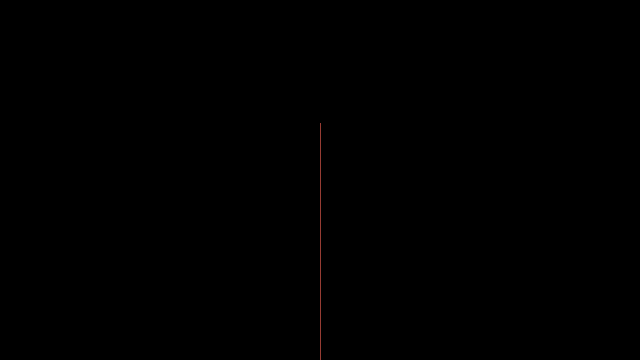
Frame 1 (no input)
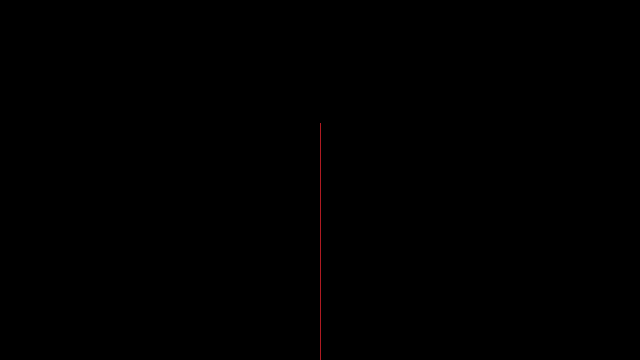
Frame 60 (the mouse pressed at the canvas centre just before this capture)
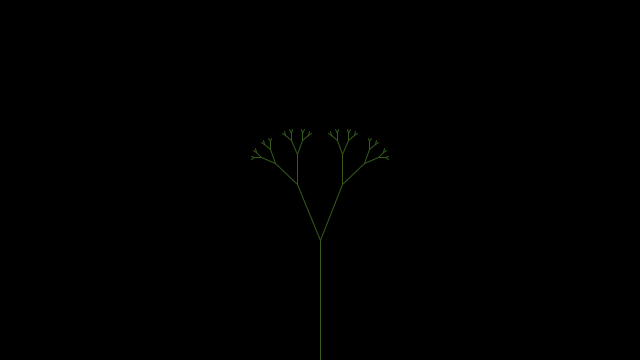
Frame 120 (the mouse held since frame 60 and released just before this capture)

The Processing sketch that drew these frames (run headless with seeded random() and noise(); from frame 60 on, the mouse is pressed at the canvas centre):

// Processing sketch: processing_57694
// ── processing_57694.pde

// SIMONE ROTH - PS3_3 REMIX //
// ORIGINAL TAKEN FROM: http://processing.org/learning/topics/tree.html //

float theta;   

void setup() {
  size(640, 360);
  smooth();
}

void draw() {
  background(0);
  // changed frameRate from 30 --> 15. 
  frameRate(15);
  // changed stroke from white to random colors 
  stroke(random(233), random(232), random (54));
 
  // Changed angle at which tree turns into puzzle pieces from 90 to 80.
  
  // Changes mouse position from X movement to Y movement. Now, 
  // we have to move our mouse up/down. 
  
  float a = (mouseY / (float) width) * 80f;

  theta = radians(a);

  translate(width/2,height);

  line(0,0,0,-120);

  translate(0,-120);

  branch(120);
}

void branch(float h) {
  // Each branch will 50% less. Changed this from .66 to .50
  h *= 0.50;
  

  if (h > 2) {
    pushMatrix();    
    rotate(theta);  
    line(0, 0, 0, -h);  
    translate(0, -h); 
    branch(h);      
    popMatrix();     
    

    pushMatrix();
    rotate(-theta);
    line(0, 0, 0, -h);
    translate(0, -h);
    branch(h);
    popMatrix();
  }
}
